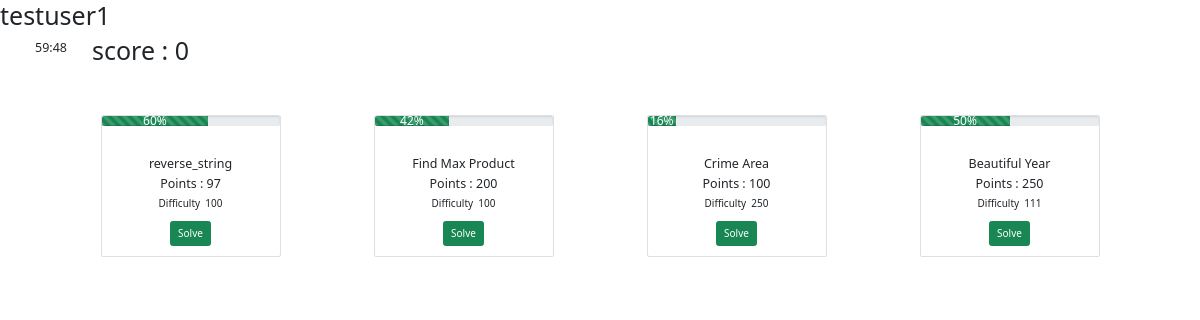
/question/ (signed in), run on the app's committed database.
### app1/models.py (models this page shows)
class Question(models.Model):
    q_id = models.IntegerField(primary_key=True)
    q_title = models.CharField(max_length=40)
    q_descrp =models.TextField()
    q_ip_formate = models.TextField(null=True,blank=True)
    q_op_formate = models.TextField(null=True,blank=True)
    q_const = models.TextField(null=True,blank=True)
    q_sip = models.TextField(null=True,blank=True)
    q_sop = models.TextField(null=True,blank=True)
    q_diff_level = models.CharField( max_length=50)
    q_point = models.IntegerField(default=0)
    q_aqrcy = models.IntegerField(default=0)
    q_subns = models.IntegerField(default=0)
    q_time_limit = models.IntegerField(null=True,default=1)
    q_memory_limit = models.IntegerField(null=True,default=50000)
    def __str__(self):
        return f"{self.q_id}"

### app1/decorators.py (the view)
    def wrap(request,*args, **kwargs):
        print("inside dec username",request.user)
        user = User.objects.get(username=request.user)
        contest_time = Contest_time.objects.all()
        end_time = contest_time[0].end_time.astimezone()
        end_time = datetime(year=end_time.year, month=end_time.month, day=end_time.day, hour=end_time.hour, minute=end_time.minute, second=end_time.second)
        final_time = int(end_time.timestamp())   #user end time in sec
        current_time =  int(datetime.now().timestamp())   #crrent server time in sec
        print("end time ",final_time,end_time)
        print("crnt time ",current_time,datetime.now())
        print("diff ",final_time-current_time)
        dif = final_time-current_time
        if (dif < 0):
            return app1.views.leaderboard(request)
        else:
            return view_fun(request,*args,**kwargs)

### app1/utils.py (called while the page is built)
def check_accuracy():
    questions= Question.objects.all()
    submissions = Submission.objects.all()
    for question in questions:
        actual_sub = len(submissions.filter(q_id=question.q_id))
        right_sub=len(submissions.filter(q_status="AC",q_id=question.q_id))
        try:
            accuracy = (right_sub/actual_sub)*100
            question.q_aqrcy = accuracy
            question.save()
        except:
            pass

def check_solved(team):
    submissions = Submission.objects.filter(team=team,q_status="AC")
    ques_list = [str(x.q_id) for x in submissions ]
    return set(ques_list)

### app1/views.py (called while the page is built)
@check_time
@login_required(login_url='login')
def questions(request):
    user=User.objects.get(username=request.user)
    team = Team.objects.get(user=user)
    questions = Question.objects.all()
    check_accuracy()
    ques_list=check_solved(team)   #To show user which questions are solved
    end_time = Contest_time.objects.get(id=1)
    var = str(end_time.end_time.astimezone())
    return render(request,"app1/questions.html",{"questions":questions,"player":user,"ques_list":ques_list, "end_time":var,"team_score":team.team_score})

### app1/templates/app1/questions.html (shortened to what this page needs)
{% extends 'app1/base.html' %}
{% block "codeblock" %}
<h1>{{player.username}}</h1>
<div class="navbar-brand navvi timer" href="#" style="margin-left: 20px;">
  <div class="timer_container">
      <div class=" w-100 d-flex p-0 flex-grow-1" id="countdown">
          <span id="minutes" class="timeritems"></span> :
          <span id="seconds" class="timeritems"></span>
      </div>
    </div>
</div>
<div>
  <h1>score : {{team_score}}</h1>
</div>
<div class="container d-flex flex-wrap justify-content-between">
{% for question in questions %}
    <div class="card text-center m-5" style="width: 18rem;">
        <div class="progress">
            <div class="progress-bar progress-bar-striped bg-success" role="progressbar" style="width: {{question.q_aqrcy}}%" aria-valuenow="{{question.q_aqrcy}}" aria-valuemin="0" aria-valuemax="100">{{question.q_aqrcy}}%</div>
          </div>
        <div class="card-body">
          <h5 class="card-title">{{question.q_title}}</h5>
          <h5 class="card-title">Points : {{question.q_point}}</h5>
          <p class="card-text">Difficulty &nbsp;{{question.q_diff_level}}</p>
          <input class="btn {% if question.q_id|stringformat:"s" in ques_list %}btn-success {% else %}btn-danger{% endif %}" type="button" value="Solve" onclick="location.href='/question/{{question.q_id}}'">
        </div>
      </div>
{% endfor %}
</div>
{% endblock "codeblock" %}

### data on the page
Question: q_aqrcy "60", q_title "reverse_string", q_point "97", q_diff_level "100", q_id "Solve"
Question: q_aqrcy "42", q_title "Find Max Product", q_point "200", q_diff_level "100", q_id "Solve"
Question: q_aqrcy "16", q_title "Crime Area", q_point "100", q_diff_level "250", q_id "Solve"
Question: q_aqrcy "50", q_title "Beautiful Year", q_point "250", q_diff_level "111", q_id "Solve"

### other printed values
{{ player.username }} "testuser1"
{{ team_score }} "0"
